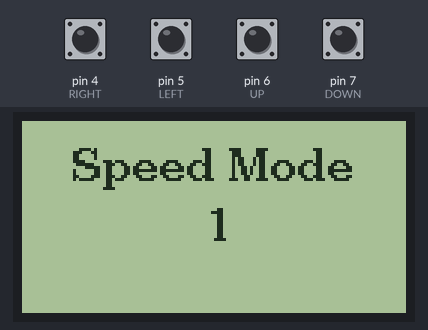
Bench run of a sketch on a simulated Arduino Uno, built with avr-gcc and run on an emulated ATmega328P. On the bench: 128×64 one-colour display. The test bench sets the inputs (shaded band); at power-on: pin 4 (RIGHT), pin 5 (LEFT), pin 6 (UP), pin 7 (DOWN) HIGH. Random numbers use the default seed unless the sketch sets one.

Above: at 1.3 s.
1.4 s: pin 5 (LEFT) pulled LOW for 0.3 s
At 1.7 s:
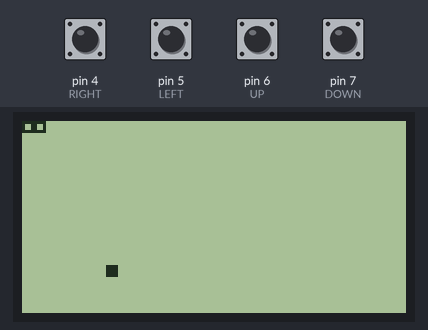
3.4 s: pin 6 (UP) pulled LOW for 0.3 s
At 3.64 s:
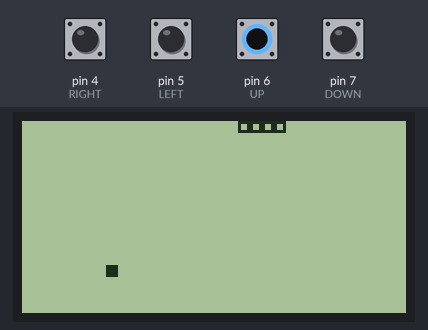
At 4.4 s:
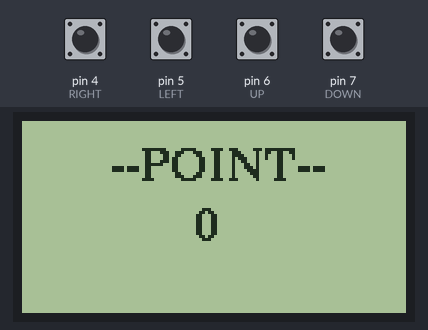
Timing chart, 0 to 6.4 s (numbered marks = the images above; inputs shaded):
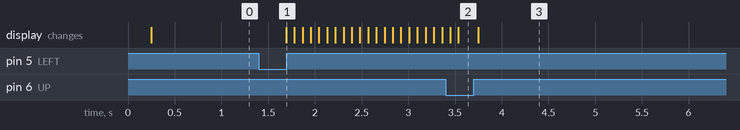

The sketch:

Snake.ino
```cpp
#include <U8g2lib.h>  // LCD Library : https://github.com/olikraus/U8g2_Arduino
// On Arduino IDE, click Sketch/Include library/Manage libraries/ then type Freertos and install Richard Barry's library
#include <Arduino_FreeRTOS.h>
#include <SPI.h>
#define RIGHT 4 // Pin 2 connect to RIGHT button
#define LEFT 5  // Pin 3 connect to LEFT button
#define UP 6    // Pin 4 connect to UP button
#define DOWN 7  // Pin 5 connect to DOWN button
#define MAX_LENGTH 100  // Max snake's length, need less than 89 because arduino don't have more memory
void TaskDisplayLCD( void *pvParameters );
void TaskHandleButton( void *pvParameters );
TaskHandle_t TaskHandle_1;
TaskHandle_t TaskHandle_2;

U8G2_ST7920_128X64_1_HW_SPI u8g2(U8G2_R0, /* CS=*/ 10, /* reset=*/ 9);
//diameter of the gameItemSize
unsigned int gameItemSize = 4;
volatile unsigned int snakeSize = 4;
volatile unsigned int snakeDir = 1;
volatile int SPEED = 1; // Input from button

struct gameItem {
  volatile unsigned int X; // x position
  volatile unsigned int Y;  //y position
};

//array to store all snake body part positions
gameItem snake[MAX_LENGTH];

//snake food item
gameItem snakeFood;

void get_key(){
  if(digitalRead(LEFT) == 0 && snakeDir != 1)
  {
    snakeDir = 0; // left
  }
  else if(digitalRead(RIGHT) == 0 && snakeDir != 0)
  {
    snakeDir = 1; // right
  }
  else if(digitalRead(DOWN) == 0 && snakeDir != 3)
  {
    snakeDir = 2; // down
  }
  else if(digitalRead(UP) == 0 && snakeDir != 2)
  {
    snakeDir = 3; // up
  }
}

void drawGameOver() {
  char _point[]= {' ',' ',' ','\n'}; // put '1' instead of '0' , it will ignore :v
  snakeSize -= 5;
  if (snakeSize < 10)
  {
    _point[2] = snakeSize + '0';
  }
  else if(snakeSize >= 10 && snakeSize < 100)
  {
    _point[1] = (snakeSize / 10) + '0';
    _point[2] = (snakeSize % 10) + '0';
  }
  else if (snakeSize >= 100)
  {
    _point[2] = (snakeSize % 10) + '0';
    snakeSize /= 10;
    _point[0] = (snakeSize / 10) + '0';
    _point[1] = (snakeSize % 10) + '0';
  }
  while(1)
  {
     u8g2.firstPage();
    do {
      u8g2.drawStr(30,20,"--POINT--");//y,x
      u8g2.drawStr(50,40,_point);//y,x
    }   while (u8g2.nextPage() );
  }
}

void drawSnake() {
  for (unsigned int i = 0; i < snakeSize; i++) {
    u8g2.drawFrame(snake[i].X, snake[i].Y, gameItemSize, gameItemSize);
  }
}

void drawFood() {
  u8g2.drawBox(snakeFood.X, snakeFood.Y, gameItemSize, gameItemSize);
}

void spawnSnakeFood() {
  //generate snake Food position and avoid generate on position of snake
  unsigned int i = 1;
  do {
    snakeFood.X = random(2, 126);
    while(snake[i].X == snakeFood.X || i != snakeSize)
    {
      snakeFood.X = random(2, 126);
      i++;
    }
  } while (snakeFood.X % 4 != 0);
  i = 1;
  do {
    snakeFood.Y = random(2, 62);
    while(snake[i].Y == snakeFood.Y || i != snakeSize)
    {
      snakeFood.Y = random(2, 62);
      i++;
    }
  } while (snakeFood.Y % 4 != 0);
}

void handleColisions() {
  //check if snake eats food
  if (snake[0].X == snakeFood.X && snake[0].Y == snakeFood.Y) {
    //increase snakeSize
    snakeSize++;
    //regen food
    spawnSnakeFood();
  }

  //check if snake collides with itself
  else {
    for (unsigned int i = 1; i < snakeSize; i++) {
      if (snake[0].X == snake[i].X && snake[0].Y == snake[i].Y) {
        drawGameOver();
      }
    }
  }
  //check for wall collisions
  if ((snake[0].X < 0) || (snake[0].Y < 0) || (snake[0].X > 124) || (snake[0].Y > 60)) {
    drawGameOver();
  }
}

void updateValues() {
  //update all body parts of the snake excpet the head
  unsigned int i;
  for (i = snakeSize - 1; i > 0; i--)
    snake[i] = snake[i - 1];

  //Now update the head
  //move left
  if (snakeDir == 0)
    snake[0].X -= gameItemSize;

  //move right
  else if (snakeDir == 1)
    snake[0].X += gameItemSize;

  //move down
  else if (snakeDir == 2)
    snake[0].Y += gameItemSize;

  //move up
  else if (snakeDir == 3)
    snake[0].Y -= gameItemSize;
}

void playGame() {
  handleColisions();
  updateValues();
  u8g2.firstPage();
  do {
    drawSnake();
    drawFood();
    delay(1);
  } while (u8g2.nextPage());
}

void setup() {
  //Set 4 button pins
  pinMode(LEFT, INPUT_PULLUP);
  pinMode(RIGHT, INPUT_PULLUP);
  pinMode(DOWN, INPUT_PULLUP);
  pinMode(UP, INPUT_PULLUP);
  u8g2.begin();
  u8g2.setFont(u8g2_font_ncenB10_tr);
  volatile char ModeSelection[] = {SPEED+'0','\n'};
  while(digitalRead(LEFT) != 0)
  {
    if(digitalRead(UP) == 0)
    {
      while(digitalRead(UP) == 0);
      if(SPEED < 4)
        {
          SPEED++;
          ModeSelection[0] = SPEED + '0';
        }
    }
    else if(digitalRead(DOWN) == 0)
    {
      while(digitalRead(DOWN) == 0);
      if(SPEED > 1 )
          {
            SPEED--;
            ModeSelection[0] = SPEED + '0';
          }
    }

    u8g2.firstPage();
    do {
      u8g2.drawStr(17,20,"Speed Mode");//y,x
      u8g2.drawStr(62,40,ModeSelection);//y,x
    }while ( u8g2.nextPage() );
    delay(50);
  }

  SPEED *= 50;
  randomSeed(analogRead(0)); // Change random number base on analog noise
  xTaskCreate(TaskDisplayLCD, "Task1", 100, NULL, 1, &TaskHandle_1);
  xTaskCreate(TaskHandleButton, "Task2", 100, NULL, 1, &TaskHandle_2);
}

void loop() {
}

void TaskDisplayLCD(void *pvParameters)  // This is a task.
{
  (void) pvParameters;

  for (;;) // A Task shall never return or exit.
  {
    playGame();
    vTaskDelay( SPEED / portTICK_PERIOD_MS ); // load each 200ms
  }
}

void TaskHandleButton(void *pvParameters)  // This is a task.
{
  (void) pvParameters;

  for (;;) // A Task shall never return or exit.
  {
    get_key();
    vTaskDelay(100/ portTICK_PERIOD_MS ); //load each 100ms
  }
}
```

Measured:
- after the input at 1.4 s, the display: changes after 0.29 s (image 1)
